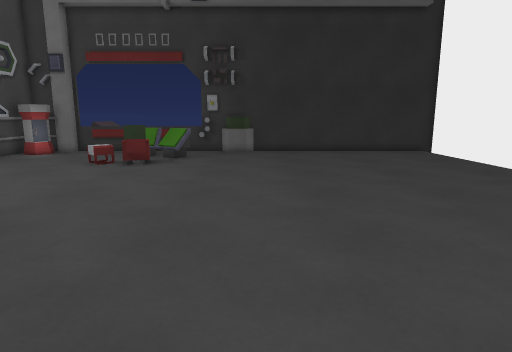
[1] (above)

16 first-person views from a walk through a 3-D level made in the Godot game engine. The camera is 1.2 m above the floor, tilts 10° down and sees 75° across. The floor is counted in squares, 0.5 m on a side. Each view is taken from the middle of a square. On the plan, view 1 faces up. The plan holds only what a view shows up to about 20 squares ahead; the rest is blank. The place goes on beyond the plan.

[2]
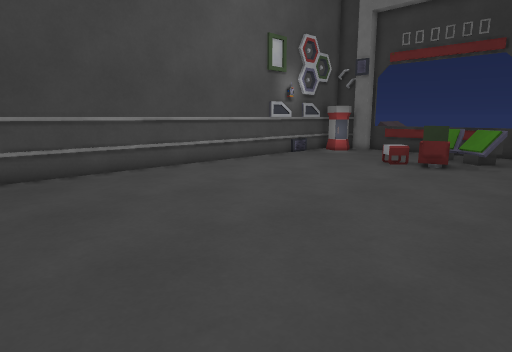

[3]
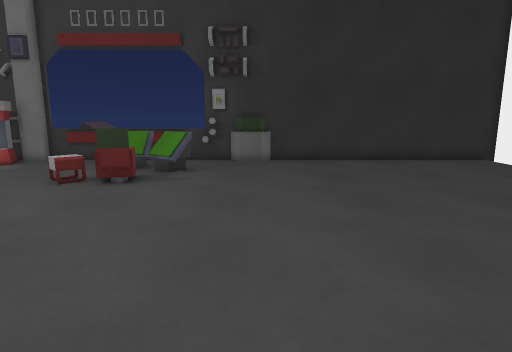

[4]
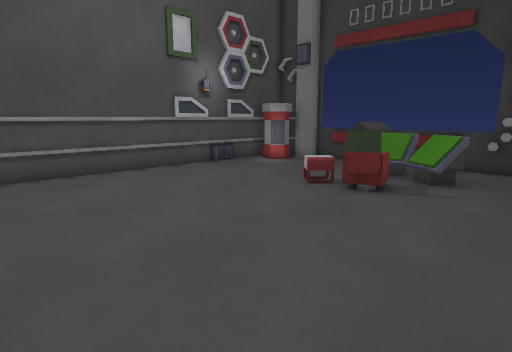

[5]
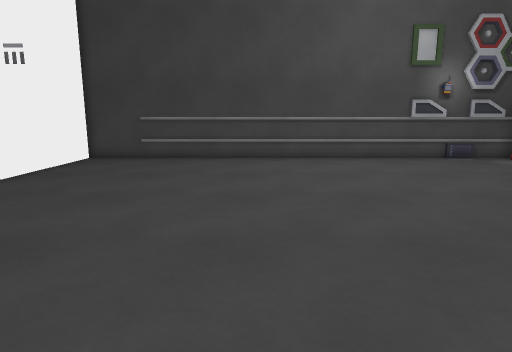

[6]
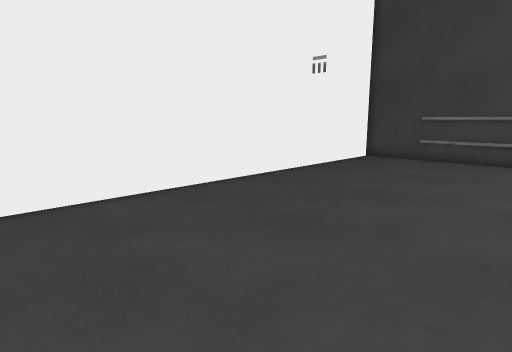

[7]
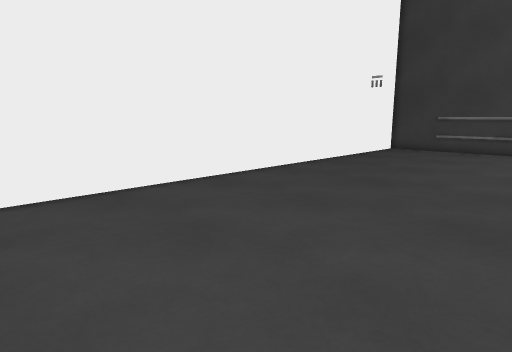

[8]
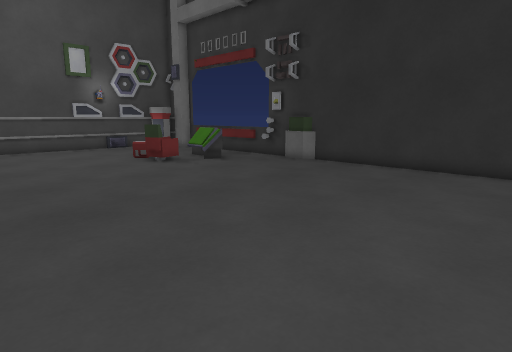

[9]
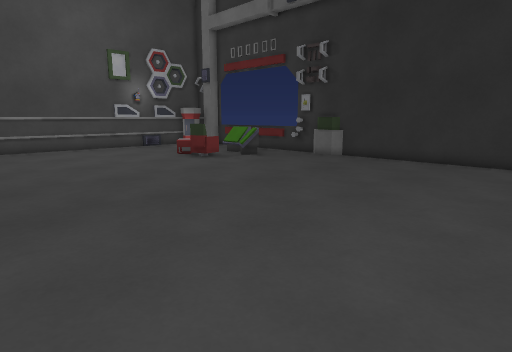

[10]
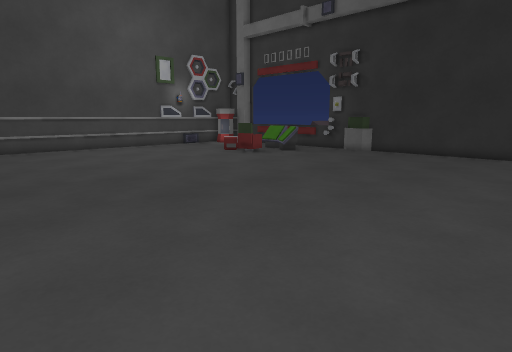

[11]
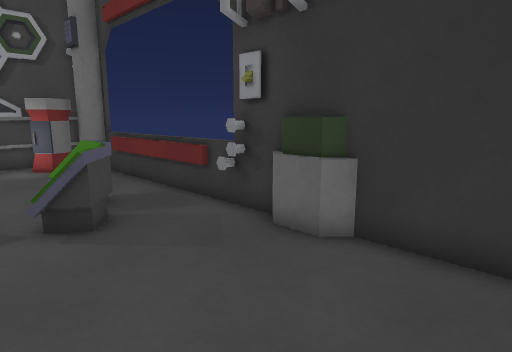

[12]
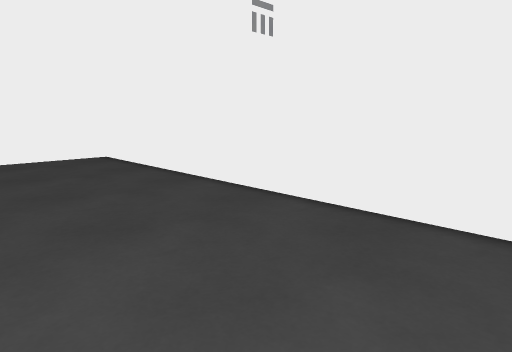

[13]
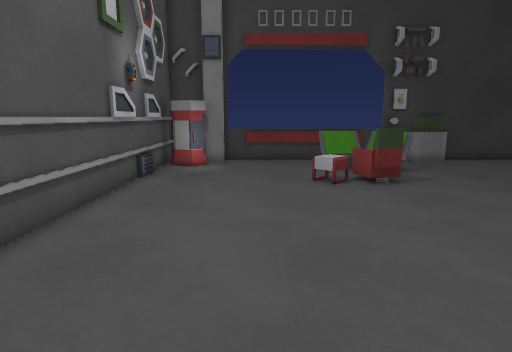

[14]
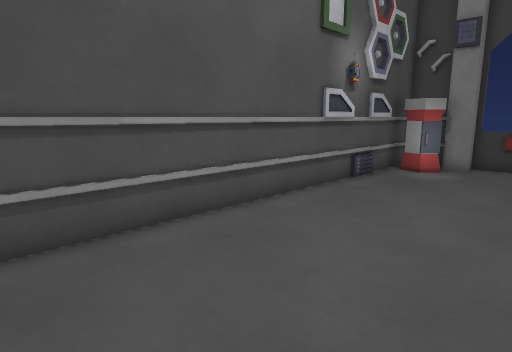

[15]
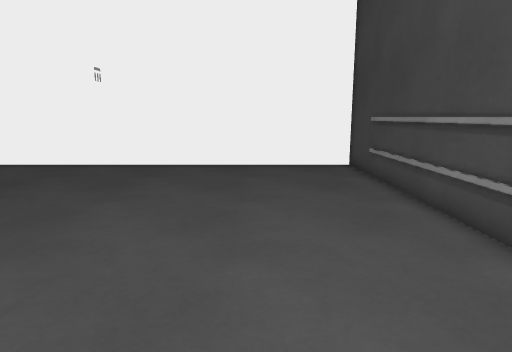

[16]
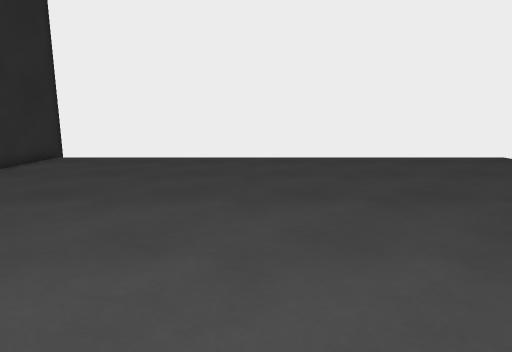

### Floor plan
Points are (right, up) in squares from view 1. A wall is a line through its corners. A room is listed if a view was taken in it or the views show most of it. See-through windows are left out.
Room 1 (views 1, 2, 3, 4, 5, 6, 7, 8, 9, 10, 11, 12, 13, 14, 15, 16)
walls: (-0.7, 23.5) (-1.9, 23.5); (-3.4, 23.5) (-4, 23.5); (-1.8, 23.6) (-2.2, 24.1); (-0.4, 24) (-0.8, 23.6); (-11.4, 24) (-12.8, 24) (-12.8, 23.2) (-13.5, 23.2); (-13.9, 24) (-15.8, 24) (-15.8, -2.9) (12.5, -2.9); (12.5, 24) (-5.5, 24)
low walls: (-5.9, 18.6) (-5.5, 17.2) (-6.8, 16.8) (-7.2, 18.3); (-1.9, 23.5) (-2.4, 24); (-3.7, 24) (-3.7, 23.5); (-0.2, 24) (-0.7, 23.5); (-15.5, 19.5) (-15.5, 18.5)
objects: bin (-15, 21) to (-14, 23); other object (-15, 24); column (-11, 24) to (-6, 24); other object (-8, 21) to (-6, 21); other object (-5, 20) to (-4, 21)

Positions as (right, up) in squares from view 1, and headings:
1: (0, 0), facing up
2: (-1, 0), facing up-left
3: (-1, 5), facing up
4: (-1, 7), facing up-left
5: (4, 7), facing left
6: (4, 7), facing down-left
7: (10, 8), facing down-left
8: (11, 8), facing up-left
9: (11, 5), facing up-left
10: (11, 1), facing up-left
11: (3, 18), facing up-left
12: (-9, 5), facing down-right
13: (-11, 5), facing up
14: (-9, 6), facing up-left
15: (-11, 14), facing down
16: (-8, 12), facing right
